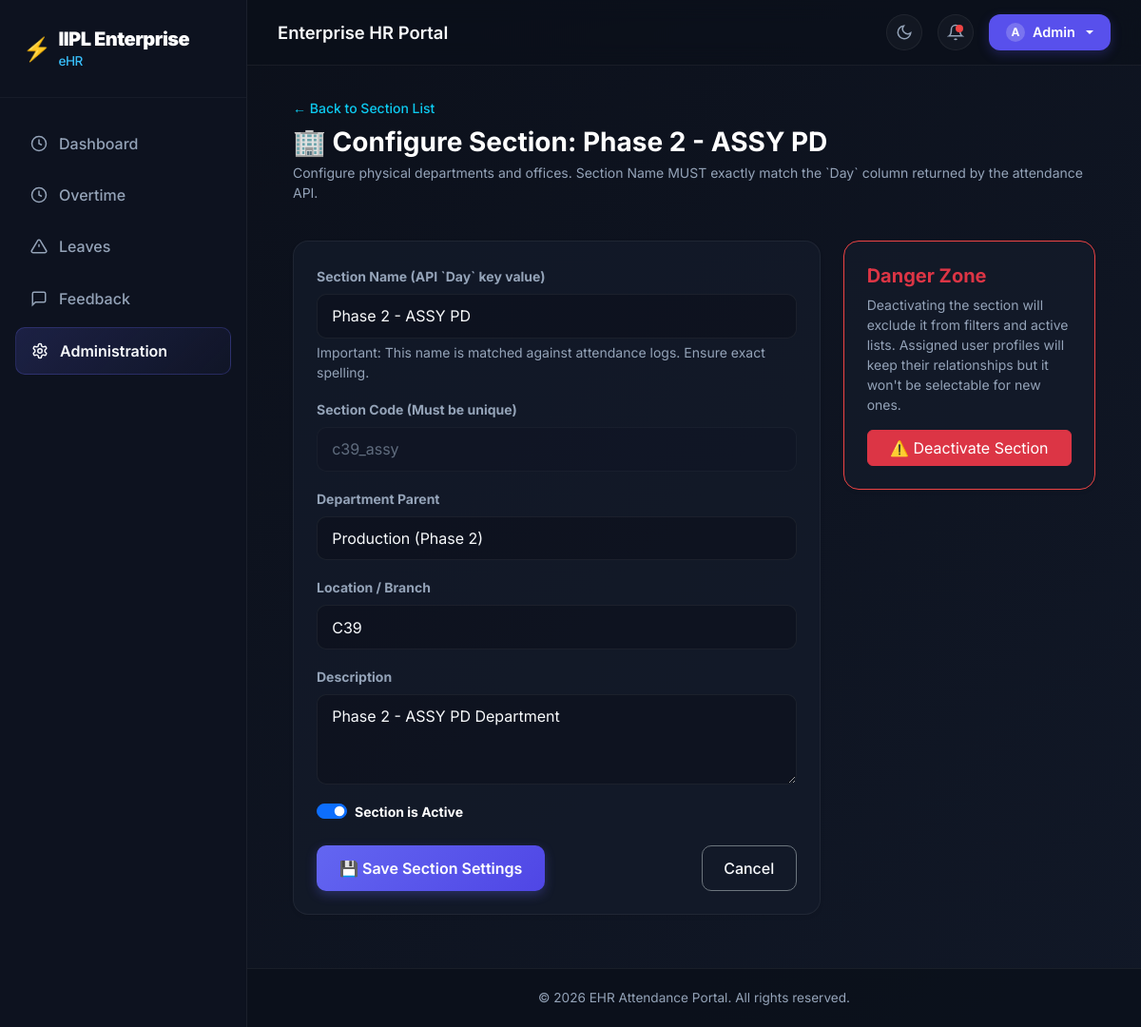
The page /admin-portal/sections/4/edit/ (signed in) on the database its author committed.
### attendance/models.py (models this page shows, shortened)
class Section(models.Model):
    department = models.ForeignKey(Department, on_delete=models.CASCADE, related_name="sections", null=True, blank=True)
    name = models.CharField(max_length=100)
    code = models.CharField(max_length=50, unique=True)
    description = models.TextField(blank=True, null=True)
    location = models.CharField(max_length=100, blank=True, null=True)
    is_active = models.BooleanField(default=True)
    created_by = models.ForeignKey(
        User, on_delete=models.SET_NULL, null=True, blank=True, related_name="created_sections"
    )
    created_at = models.DateTimeField(auto_now_add=True)
    updated_at = models.DateTimeField(auto_now=True)

class Department(models.Model):
    plant = models.ForeignKey(Plant, on_delete=models.CASCADE, related_name="departments")
    name = models.CharField(max_length=100)
    code = models.CharField(max_length=50, unique=True)
    description = models.TextField(blank=True, null=True)
    is_active = models.BooleanField(default=True)

### attendance/views_admin.py (the view, shortened to what this page needs)
# urls.py: path("admin-portal/sections/<int:sec_id>/edit/", views_admin.admin_section_edit, name="admin_section_edit"),
@admin_permission_required("section.manage")
def admin_section_edit(request, sec_id):
    section = get_object_or_404(Section, id=sec_id)
    departments = Department.objects.filter(is_active=True).order_by("name")
    return render(request, "attendance/admin/section_form.html", {"active_tab": "admin", "section": section, "departments": departments, "is_create": False})

### attendance/views_admin.py (called while the page is built, shortened)
def admin_permission_required(perm_code=None):
    def decorator(view_func):
        @wraps(view_func)
        def _wrapped_view(request, *args, **kwargs):
            if not request.user.is_authenticated:
                return redirect("login")
            if request.user.is_superuser:
                return view_func(request, *args, **kwargs)
        return _wrapped_view
    return decorator

### attendance/templates/attendance/admin/section_form.html (shortened to what this page needs)
{% extends 'attendance/base.html' %}
{% block content %}
<div class="row fade-in-el mb-4">
    <div class="col-12">
        <a href="{% url 'admin_sections' %}" class="text-info text-decoration-none small fw-medium">&larr; Back to Section List</a>
        <h3 class="fw-bold text-white mt-2 mb-1">{% if is_create %}🏢 Create Section{% else %}🏢 Configure Section: {{ section.name }}{% endif %}</h3>
        <p class="text-muted small">Configure physical departments and offices. Section Name MUST exactly match the `Day` column returned by the attendance API.</p>
    </div>
</div>
<div class="row fade-in-el">
    <div class="col-lg-8 mb-4">
        <div class="card bg-dark border-secondary p-4 shadow-sm" style="background: var(--card-bg) !important; border: 1px solid var(--card-border) !important; border-radius: 16px;">
            <form method="POST">
                <div class="mb-3">
                    <label for="name" class="form-label text-muted small fw-bold">Section Name (API `Day` key value)</label>
                    <input type="text" id="name" name="name" class="form-control form-control-custom"
                           placeholder="e.g., Sector 63 - SMT PD" value="{{ section.name|default:'' }}" required>
                    <div class="form-text text-muted small">Important: This name is matched against attendance logs. Ensure exact spelling.</div>
                </div>
                <div class="mb-3">
                    <label for="code" class="form-label text-muted small fw-bold">Section Code (Must be unique)</label>
                    <input type="text" id="code" name="code" class="form-control form-control-custom"
                           placeholder="e.g., s63_smt" value="{{ section.code|default:'' }}"
                           {% if not is_create %}readonly style="opacity: 0.6; cursor: not-allowed;"{% endif %} required>
                </div>
                <div class="mb-3">
                    <label for="department" class="form-label text-muted small fw-bold">Department Parent</label>
                    <select id="department" name="department" class="form-select form-control-custom" required>
                        {% for dept in departments %}
                        <option value="{{ dept.code }}" {% if not is_create and section.department.code == dept.code %}selected{% endif %}>{{ dept.name }} ({{ dept.plant.name }})</option>
                        {% endfor %}
                    </select>
                </div>
                <div class="mb-3">
                    <label for="location" class="form-label text-muted small fw-bold">Location / Branch</label>
                    <input type="text" id="location" name="location" class="form-control form-control-custom"
                           placeholder="e.g., Sector 63, Noida" value="{{ section.location|default:'' }}">
                </div>
                <div class="mb-3">
                    <label for="description" class="form-label text-muted small fw-bold">Description</label>
                    <textarea id="description" name="description" class="form-control form-control-custom" rows="3"
                              placeholder="Brief description of the department...">{{ section.description|default:'' }}</textarea>
                </div>
                {% if not is_create %}
                <div class="mb-4">
                    <div class="form-check form-switch">
                        <input class="form-check-input" type="checkbox" role="switch" id="is_active" name="is_active" {% if section.is_active %}checked{% endif %}>
                        <label class="form-check-label text-white small fw-bold" for="is_active">Section is Active</label>
                    </div>
                </div>
                {% endif %}
                <div class="mt-4 d-flex justify-content-between align-items-center">
                    <button type="submit" class="btn btn-accent px-4" style="background-color: var(--primary-accent); border: none; color: #fff;">
                        💾 Save Section Settings
                    </button>
                    <a href="{% url 'admin_sections' %}" class="btn btn-outline-custom text-white border-secondary">Cancel</a>
                </div>
            </form>
        </div>
    </div>
    {% if not is_create %}
    <div class="col-lg-4 mb-4">
        <div class="card bg-dark border-danger p-4 shadow-sm" style="background: var(--card-bg) !important; border: 1px solid var(--danger-color) !important; border-radius: 16px;">
            <h5 class="fw-bold text-danger mb-2">Danger Zone</h5>
            <p class="text-muted small">Deactivating the section will exclude it from filters and active lists. Assigned user profiles will keep their relationships but it won't be selectable for new ones.</p>
            <form method="POST">
                <button type="submit" class="btn btn-danger w-100 py-2.5 small"
                        onclick="return confirm('Are you sure you want to deactivate this section?');">
                    ⚠️ Deactivate Section
                </button>
            </form>
        </div>
    </div>
    {% endif %}
</div>
{% endblock %}

### attendance/templates/attendance/base.html (shortened to what this page needs)
{% load rbac_tags %}
<!DOCTYPE html>
<html lang="en">
<head>
    <link href="https://cdn.jsdelivr.net/npm/bootstrap@5.3.3/dist/css/bootstrap.min.css" rel="stylesheet">
    <link rel="stylesheet" href="https://cdn.jsdelivr.net/npm/bootstrap-icons@1.11.3/font/bootstrap-icons.min.css">
</head>
<body>
    {% if user.is_authenticated %}
    <div class="portal-wrapper">
        <aside class="sidebar-container d-none d-lg-flex">
            <div class="sidebar-header">
                <a href="/" class="sidebar-brand d-flex align-items-center gap-2">
                    <span class="fs-4 text-white">⚡</span>
                    <div>
                        <strong class="text-white">IIPL Enterprise</strong>
                        <span>eHR</span>
                    </div>
                </a>
            </div>
            <nav class="sidebar-menu">
                <a href="/?tab=dashboard"
                    class="sidebar-link {% if active_tab == 'dashboard' or not active_tab %}active{% endif %}">
                    <svg width="18" height="18" fill="none" stroke="currentColor" stroke-width="2" viewBox="0 0 24 24">
                        <circle cx="12" cy="12" r="10" />
                        <path d="M12 6v6l4 2" />
                    </svg>
                    Dashboard
                </a>
                <a href="{% url 'overtime' %}"
                    class="sidebar-link {% if request.resolver_match.url_name == 'overtime' %}active{% endif %}">
                    <svg width="18" height="18" fill="none" stroke="currentColor" stroke-width="2" viewBox="0 0 24 24">
                        <circle cx="12" cy="12" r="10" />
                        <polyline points="12 6 12 12 16 14" />
                    </svg>
                    Overtime
                </a>
                <a href="{% url 'leaves' %}"
                    class="sidebar-link {% if request.resolver_match.url_name == 'leaves' or active_tab == 'leaves' %}active{% endif %}">
                    <svg width="18" height="18" fill="none" stroke="currentColor" stroke-width="2" viewBox="0 0 24 24">
                        <path
                            d="M10.29 3.86L1.82 18a2 2 0 0 0 1.71 3h16.94a2 2 0 0 0 1.71-3L13.71 3.86a2 2 0 0 0-3.42 0z" />
                        <line x1="12" y1="9" x2="12" y2="13" />
                        <line x1="12" y1="17" x2="12.01" y2="17" />
                    </svg>
                    Leaves
                </a>
                <a href="{% url 'feedback' %}"
                    class="sidebar-link {% if request.resolver_match.url_name == 'feedback' %}active{% endif %}">
                    <svg width="18" height="18" fill="none" stroke="currentColor" stroke-width="2" viewBox="0 0 24 24">
                        <path d="M21 15a2 2 0 0 1-2 2H7l-4 4V5a2 2 0 0 1 2-2h14a2 2 0 0 1 2 2z"/>
                    </svg>
                    Feedback
                </a>
                {% if user.is_superuser or user|has_permission:"role.manage" or user|has_permission:"section.manage" or user|has_permission:"user.manage" %}
                <a href="{% url 'admin_dashboard' %}"
                    class="sidebar-link {% if active_tab == 'admin' %}active{% endif %}">
                    Administration
                </a>
                {% endif %}
            </nav>
        </aside>
        <main class="content-section">
            <header class="top-navbar">
                <div class="d-flex align-items-center gap-3">
                    <h2 class="top-navbar-title">Enterprise HR Portal</h2>
                </div>
                <div class="top-navbar-actions">
                    <div class="notification-btn" id="themeToggleBtn" onclick="toggleTheme()" title="Toggle Theme">
                        <svg width="18" height="18" fill="none" stroke="currentColor" stroke-width="2"
                            viewBox="0 0 24 24" id="themeIcon">
                            <path d="M21 12.79A9 9 0 1 1 11.21 3 7 7 0 0 0 21 12.79z"></path>
                        </svg>
                    </div>
                    <div class="notification-btn">
                        <svg width="18" height="18" fill="none" stroke="currentColor" stroke-width="2"
                            viewBox="0 0 24 24">
                            <path d="M18 8A6 6 0 0 0 6 8c0 7-3 9-3 9h18s-3-2-3-9" />
                            <path d="M13.73 21a2 2 0 0 1-3.46 0" />
                        </svg>
                        <span class="notification-badge"></span>
                    </div>
                    <div class="dropdown">
                        <button class="profile-dropdown-btn dropdown-toggle" type="button" id="userProfileDropdown"
                            data-bs-toggle="dropdown" aria-expanded="false">
                            <span class="profile-avatar-sm">
                                {{ user.username|slice:":1"|upper }}
                            </span>
                            <span class="profile-username-text">{{ user.username }}</span>
                        </button>
                    </div>
                </div>
            </header>
            <div class="container-fluid main-container fade-in-el px-lg-4 px-xl-5">
                {% block content %}{% endblock %}
            </div>
            <footer class="text-center mt-auto">
                <div class="container">
                    <p class="mb-0">&copy; 2026 EHR Attendance Portal. All rights reserved.</p>
                </div>
            </footer>
        </main>
    </div>
    {% endif %}
</body>
</html>

### rows shown on the page
Section: name "Phase 2 - ASSY PD", code "c39_assy", department "Production (Phase 2)", location "C39", description "Phase 2 - ASSY PD Department", is_active "☑"

### other values the page prints
{{ user.username|slice:":1"|upper }} "A"
{{ user.username }} "Admin"
